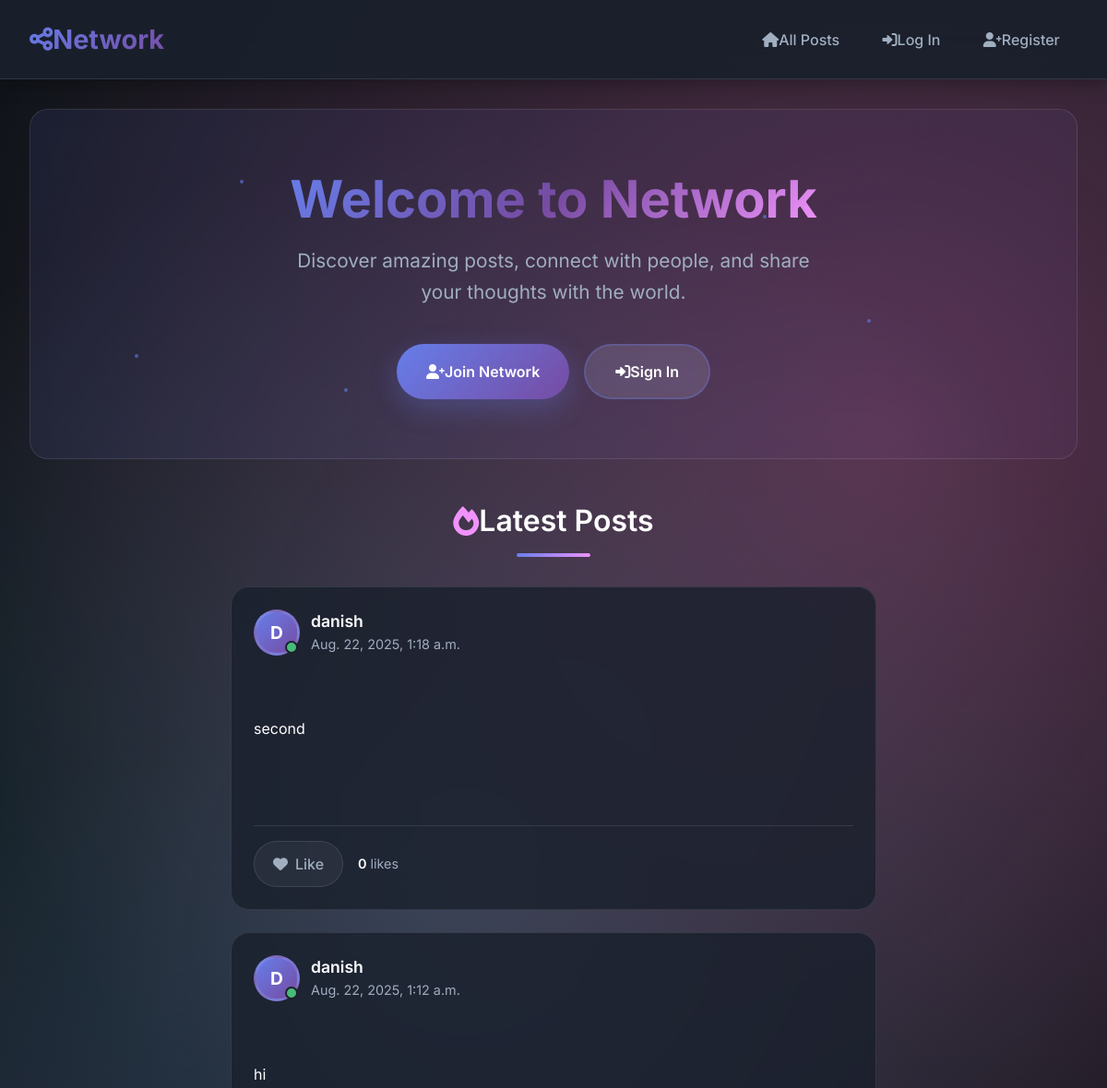
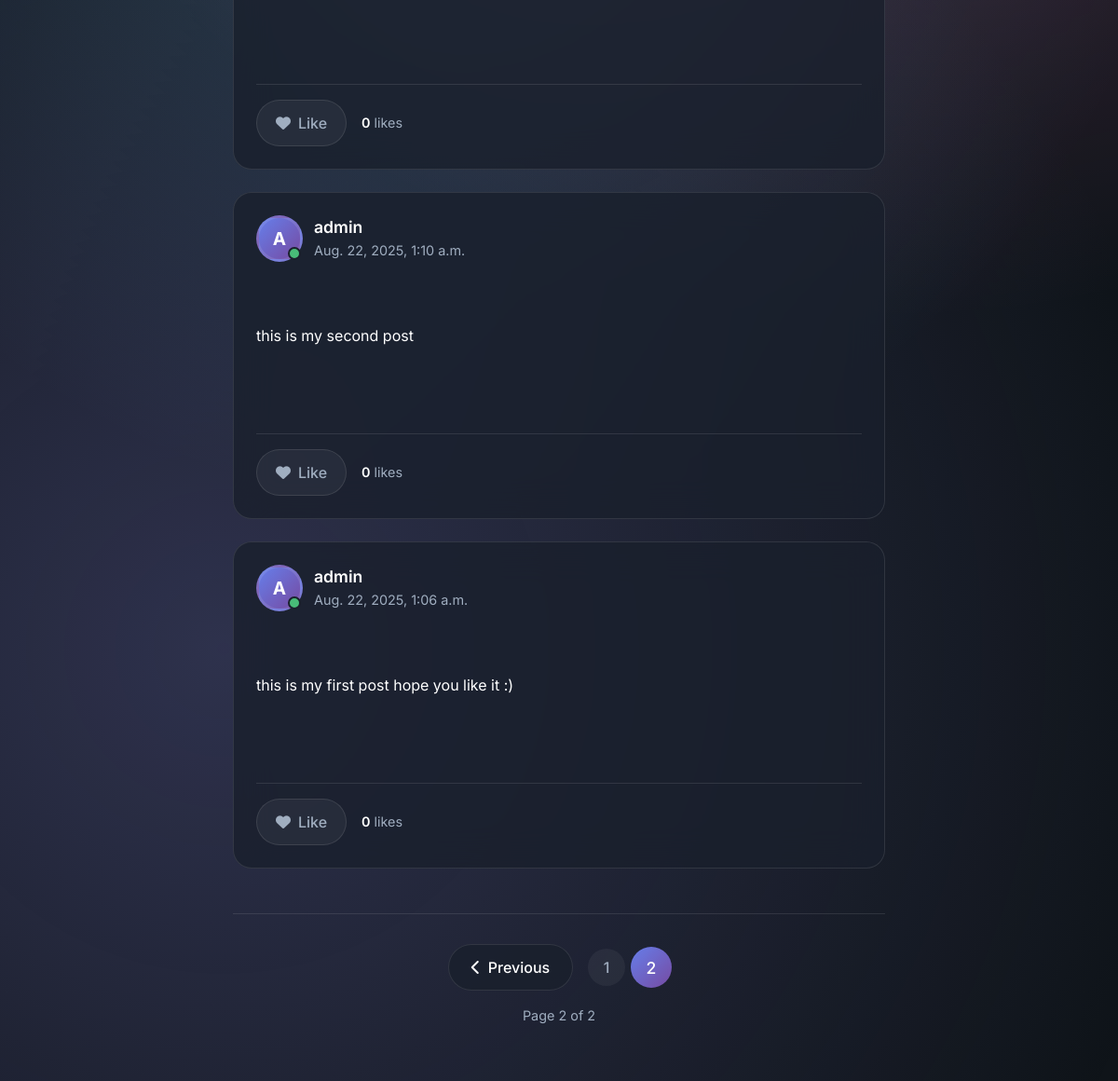
Page /?page=2 on the earlier database version (2 pictures, top to bottom).
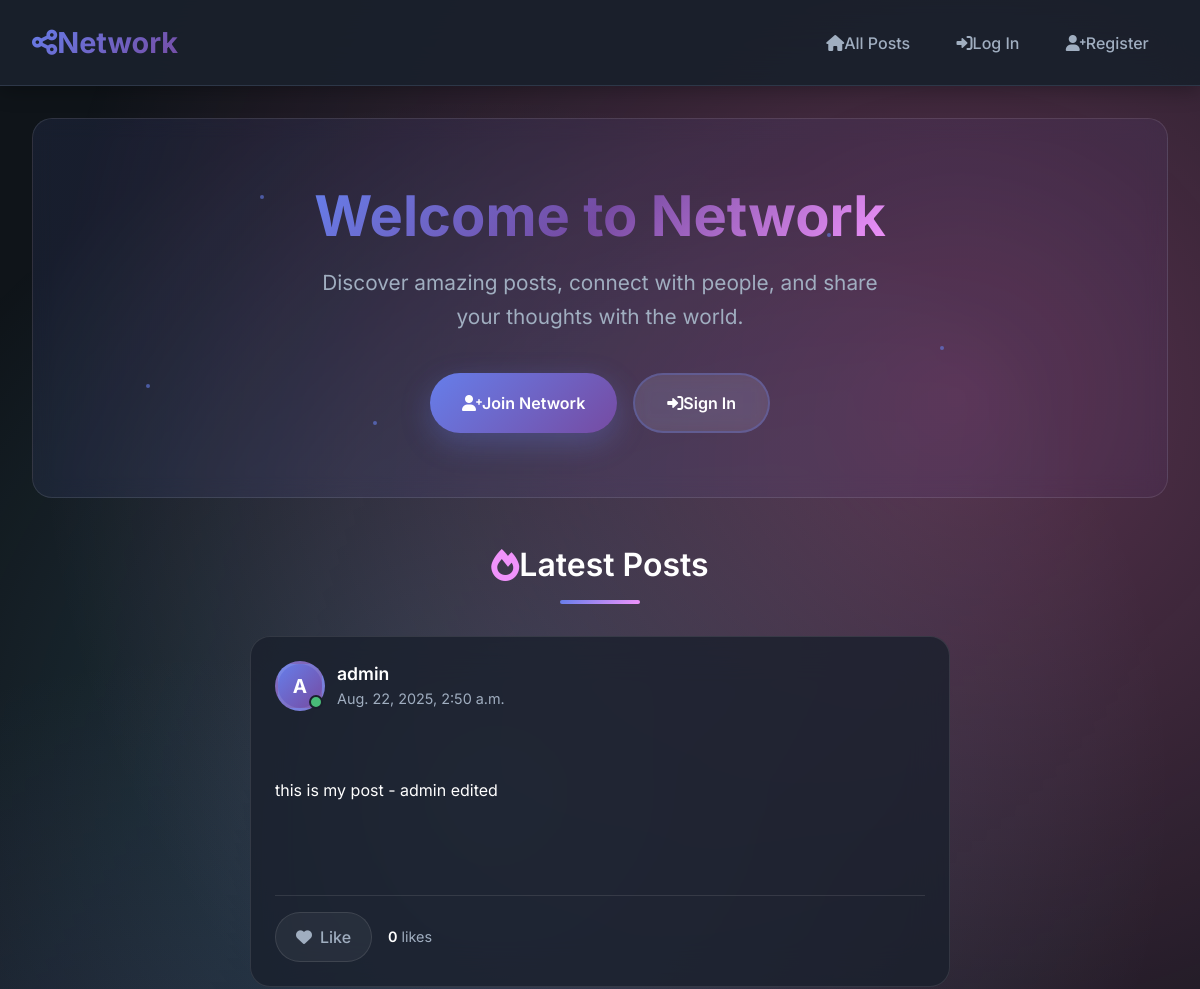
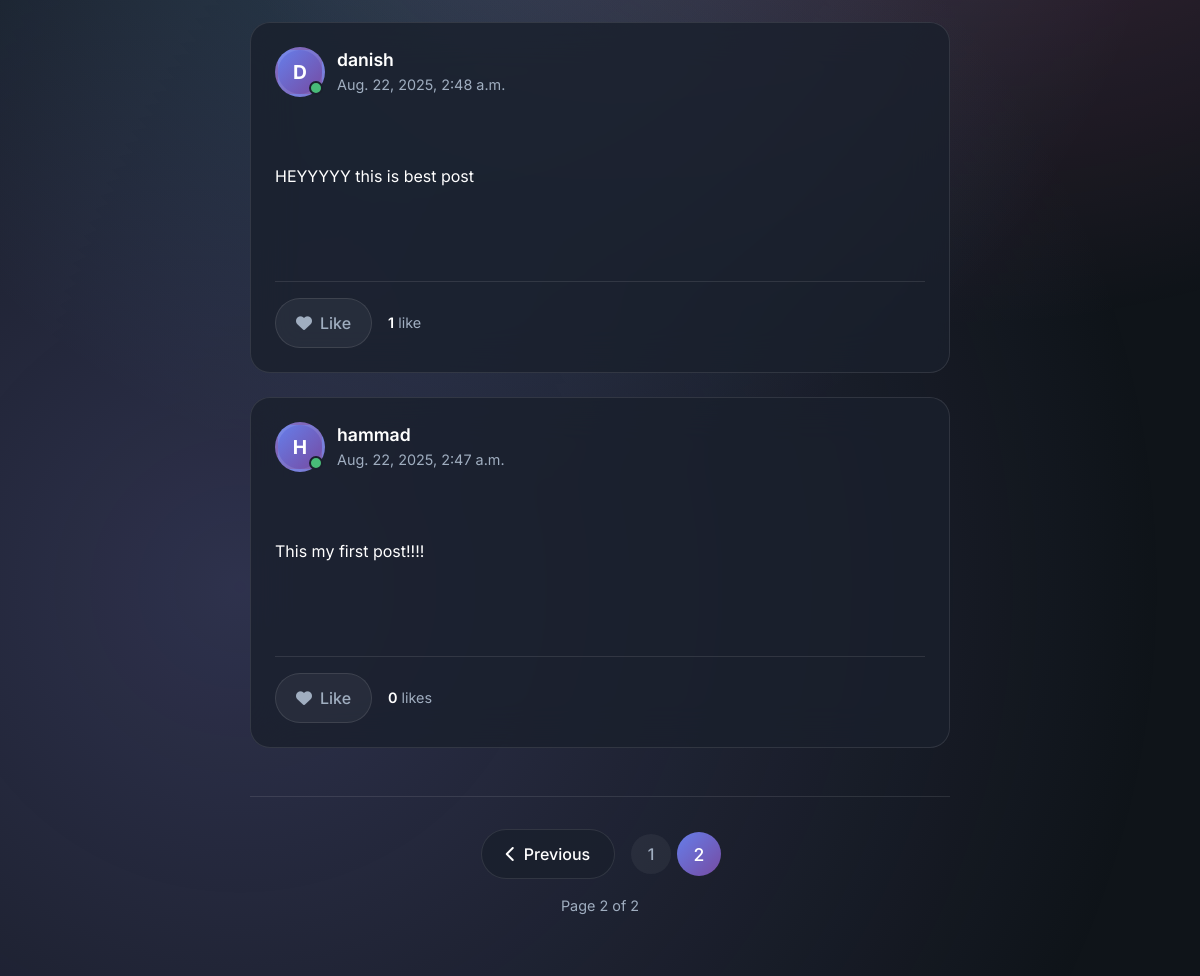
Same page on the later database version (2 pictures, top to bottom).
### network/models.py (models this page shows)
class Post(models.Model):
    post_creator = models.ForeignKey(User, on_delete=models.CASCADE,related_name='posts')
    post_content = models.TextField()
    post_creation_date = models.DateTimeField(default=timezone.now)
    posts_likes = models.ManyToManyField(User,blank=True,related_name='liked_posts')

class User(AbstractUser):
    following = models.ManyToManyField(
        'self',
        symmetrical=False,
        related_name='followers'
    )

### network/views.py (the view)
# urls.py: path("", views.index, name="index"),
def index(request):
    all_posts = Post.objects.order_by('-post_creation_date')
    paginator = Paginator(all_posts,10)
    page_number = request.GET.get('page')
    page_obj = paginator.get_page(page_number)
    return render(request, 'network/index.html', {
    "page_obj": page_obj,
})

### network/templates/network/index.html (shortened to what this page needs)
{% extends "network/layout.html" %}
{% block body %}
<div class="index-container">
    <div class="hero-section">
        <div class="hero-content">
            <div class="hero-text">
                <h1 class="hero-title">
                    <span class="gradient-text">Welcome to Network</span>
                </h1>
                <p class="hero-subtitle">
                    Discover amazing posts, connect with people, and share your thoughts with the world.
                </p>
            </div>
            {% if not user.is_authenticated %}
            <div class="hero-cta">
                <a href="{% url 'register' %}" class="btn-primary-custom">
                    <i class="fas fa-user-plus me-2"></i>Join Network
                </a>
                <a href="{% url 'login' %}" class="btn-secondary-custom">
                    <i class="fas fa-sign-in-alt me-2"></i>Sign In
                </a>
            </div>
            {% else %}
            <div class="hero-cta">
                <a href="{% url 'newPost' %}" class="btn-primary-custom">
                    <i class="fas fa-plus me-2"></i>Create New Post
                </a>
            </div>
            {% endif %}
        </div>
        <div class="particles">
            <div class="particle"></div>
            <div class="particle"></div>
            <div class="particle"></div>
            <div class="particle"></div>
            <div class="particle"></div>
        </div>
    </div>
    <div class="section-header">
        <h2 class="section-title">
            <i class="fas fa-fire me-2"></i>
            Latest Posts
        </h2>
        <div class="section-divider"></div>
    </div>
    <div class="posts-container">
        {% include "network/_posts_list.html" with all_posts=all_posts %}
    </div>
</div>
{% endblock %}

### network/templates/network/_posts_list.html (shortened to what this page needs)
{% load static %}
<div class="posts-feed">
  {% for post in page_obj %}
    <article class="post-card" data-post-id="{{ post.id }}">
      <div class="post-header">
        <div class="author-info">
          <div class="avatar-wrapper">
            <div class="avatar">
              {{ post.post_creator.username|first|upper }}
            </div>
            <div class="online-indicator"></div>
          </div>
          <div class="author-details">
            <h3 class="author-name">
              <a href='{% url "profilePage" username=post.post_creator.username %}'
                 class="author-link">
                {{ post.post_creator }}
              </a>
            </h3>
            <time class="post-date" datetime="{{ post.post_creation_date|date:'c' }}">
              {{ post.post_creation_date }}
            </time>
          </div>
        </div>
      </div>
      <div class="post-content">
        <div class="content-view" style="display: block;">
          <div class="post-text" id="post-content-{{ post.id }}">
            {{ post.post_content|linebreaks }}
          </div>
        </div>
      </div>
      <div class="post-actions">
        <div class="action-group">
          <button class="action-btn like-btn btn-toggle-like {% if user in post.posts_likes.all %}liked{% endif %}"
                  data-id="{{ post.id }}"
                  aria-label="{% if user in post.posts_likes.all %}Unlike{% else %}Like{% endif %} post">
            <div class="btn-content">
              <i class="fas fa-heart"></i>
              <span class="btn-text">
                {% if user in post.posts_likes.all %}Liked{% else %}Like{% endif %}
              </span>
            </div>
          </button>
          <div class="like-count">
            <span id="likes-count-{{ post.id }}" class="count-number">
              {{ post.posts_likes.count }}
            </span>
            <span class="count-label">
              {% if post.posts_likes.count == 1 %}like{% else %}likes{% endif %}
            </span>
          </div>
        </div>
      </div>
    </article>
  {% endfor %}
  {% if page_obj.paginator.num_pages > 1 %}
    <nav class="pagination-wrapper" aria-label="Posts pagination">
      <div class="pagination-container">
        {% if page_obj.has_previous %}
          <a class="pagination-btn prev-btn"
             href="?page={{ page_obj.previous_page_number }}"
             aria-label="Go to previous page">
            <i class="fas fa-chevron-left"></i>
            <span>Previous</span>
          </a>
        {% endif %}
        <div class="page-numbers">
          {% for num in page_obj.paginator.page_range %}
            {% if page_obj.number == num %}
              <span class="page-number active" aria-current="page">{{ num }}</span>
            {% else %}
              <a class="page-number" href="?page={{ num }}">{{ num }}</a>
            {% endif %}
          {% endfor %}
        </div>
      </div>
      <div class="pagination-info">
        Page {{ page_obj.number }} of {{ page_obj.paginator.num_pages }}
      </div>
    </nav>
  {% endif %}
</div>

Differences in the rows shown:
removed Post: post_creator.username|first "D", post_creator "danish", post_creation_date "Aug. 22, 2025, 1:18 a.m.", post_content "second", shows "Like", posts_likes.count "0"
removed Post: post_creator.username|first "D", post_creator "danish", post_creation_date "Aug. 22, 2025, 1:12 a.m.", post_content "hi", shows "Like", posts_likes.count "0"
removed Post: post_creator.username|first "A", post_creator "admin", post_creation_date "Aug. 22, 2025, 1:10 a.m.", post_content "this is my second post", shows "Like", posts_likes.count "0"
removed Post: post_creator.username|first "A", post_creator "admin", post_creation_date "Aug. 22, 2025, 1:06 a.m.", post_content "this is my first post hope you like it :)", shows "Like", posts_likes.count "0"
added Post: post_creator.username|first "A", post_creator "admin", post_creation_date "Aug. 22, 2025, 2:50 a.m.", post_content "this is my post - admin edited", shows "Like", posts_likes.count "0"
added Post: post_creator.username|first "D", post_creator "danish", post_creation_date "Aug. 22, 2025, 2:48 a.m.", post_content "HEYYYYY this is best post", shows "Like", posts_likes.count "1"
added Post: post_creator.username|first "H", post_creator "hammad", post_creation_date "Aug. 22, 2025, 2:47 a.m.", post_content "This my first post!!!!", shows "Like", posts_likes.count "0"
